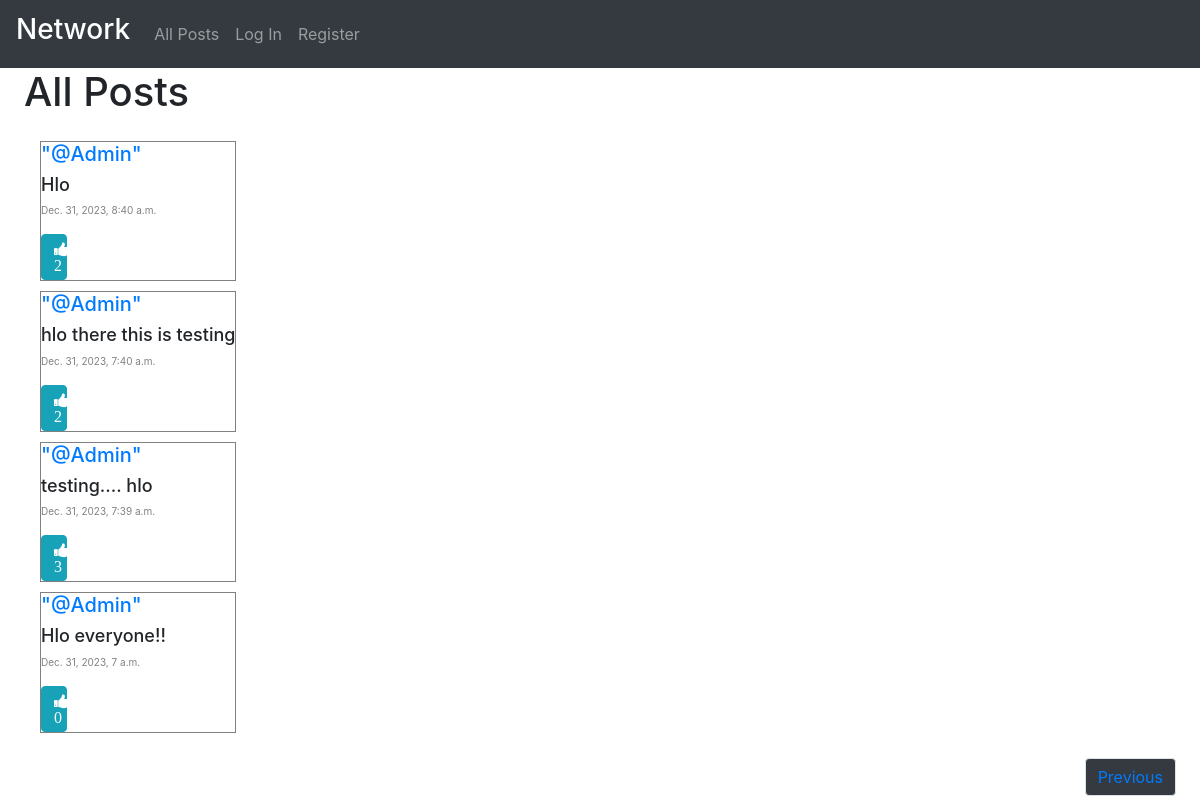
Screenshot of /?page=2 with the database file from the repository.
### network/models.py (models this page shows, shortened)
class Post(models.Model):
    content = models.CharField(max_length=140)
    user = models.ForeignKey(User, on_delete = models.CASCADE, related_name="user")
    date = models.DateTimeField(auto_now_add=True)

class User(AbstractUser):
    pass

### network/views.py (the view)
# urls.py: path("", views.index, name="index"),
def index(request):
    all_posts = Post.objects.all().order_by("id").reverse()
    peginator = Paginator(all_posts,10)
    page_no = request.GET.get('page')
    posts_of_the_page = peginator.get_page(page_no)
    all_likes = Like.objects.all()
    who_liked_you = []
    try:
        for like in all_likes:
            if like.user.id == request.user.id:
                who_liked_you.append(like.post.id)
    except:
        who_liked_you = []
    likedByWhom = {}
    for post in all_posts:
        users_liked_post = User.objects.filter(user_like__post=post)
        likedByWhom[post.id] = {
            'like_count': users_liked_post.count()
        }
    likedByWhom_json = json.dumps(likedByWhom)
    return render(request, "network/index.html", {
        "all_posts": all_posts,
        "posts_of_the_page":posts_of_the_page,
        "who_liked_you": who_liked_you,
        "likedByWhom":likedByWhom_json,
    })

### network/templates/network/index.html (shortened to what this page needs)
{% extends "network/layout.html" %}
{% block body %}
    <h1 class='mx-4'>All Posts</h1>
    <div class="all-posts">
        {% for post in posts_of_the_page %}
            <div class='row post'>
                <h5 class='username'><a href="{% url "profile" user_id=post.user.id %}">"@{{post.user}}"</a></h5>
                <h6 class='content' id='content_{{ post.id }}'>{{post.content}}</h6>
                <p class='date'>{{post.date}}</p>
                {% if post.id in who_liked_you %}
                    <button class='btn btn-info fa fa-thumbs-down col-1' type="thumb-like" aria-pressed="false" onclick="like('{{ post.id }}', '{{ who_liked_you}}')" id="{{ post.id }}"><span class="like-count" id="like-count-{{ post.id }}"></span></button>
                {% else %}
                    <button class='btn btn-info fa fa-thumbs-up col-1' type="thumb-like" aria-pressed="false" onclick="like('{{ post.id }}', '{{who_liked_you}}')" id="{{ post.id }}"><span class="like-count" id="like-count-{{ post.id }}"></span></button>
                {% endif %}
            </div>
        {% endfor %}
    </div>
    <nav aria-label="Page navigation example">
        <ul class="pagination justify-content-end  mx-4">
            {% if posts_of_the_page.has_previous %}
                <li class="page-item ">
                    <a class="page-link bg-dark" href="?page={{posts_of_the_page.previous_page_number}}">Previous</a>
                </li>
            {% endif %}
        </ul>
    </nav>
{% endblock %}

### network/static/network/styles.css (style rules this page uses)
.all-posts { display: flex; justify-self:flex-start; flex-direction: column; margin: 20px; }
.post { border: 0.1px solid gray; display: flex; justify-content: center; flex-direction: column; box-sizing: border-box; margin: 5px 20px; }
.content { font-size: 18px; }
.username { font-size: 20px; }
.date { color: gray; font-size: 10px; }

### rows the page displays
Post: user "Admin", content "Hlo", date "Dec. 31, 2023, 8:40 a.m."
Post: user "Admin", content "hlo there this is testing", date "Dec. 31, 2023, 7:40 a.m."
Post: user "Admin", content "testing.... hlo", date "Dec. 31, 2023, 7:39 a.m."
Post: user "Admin", content "Hlo everyone!!", date "Dec. 31, 2023, 7 a.m."
